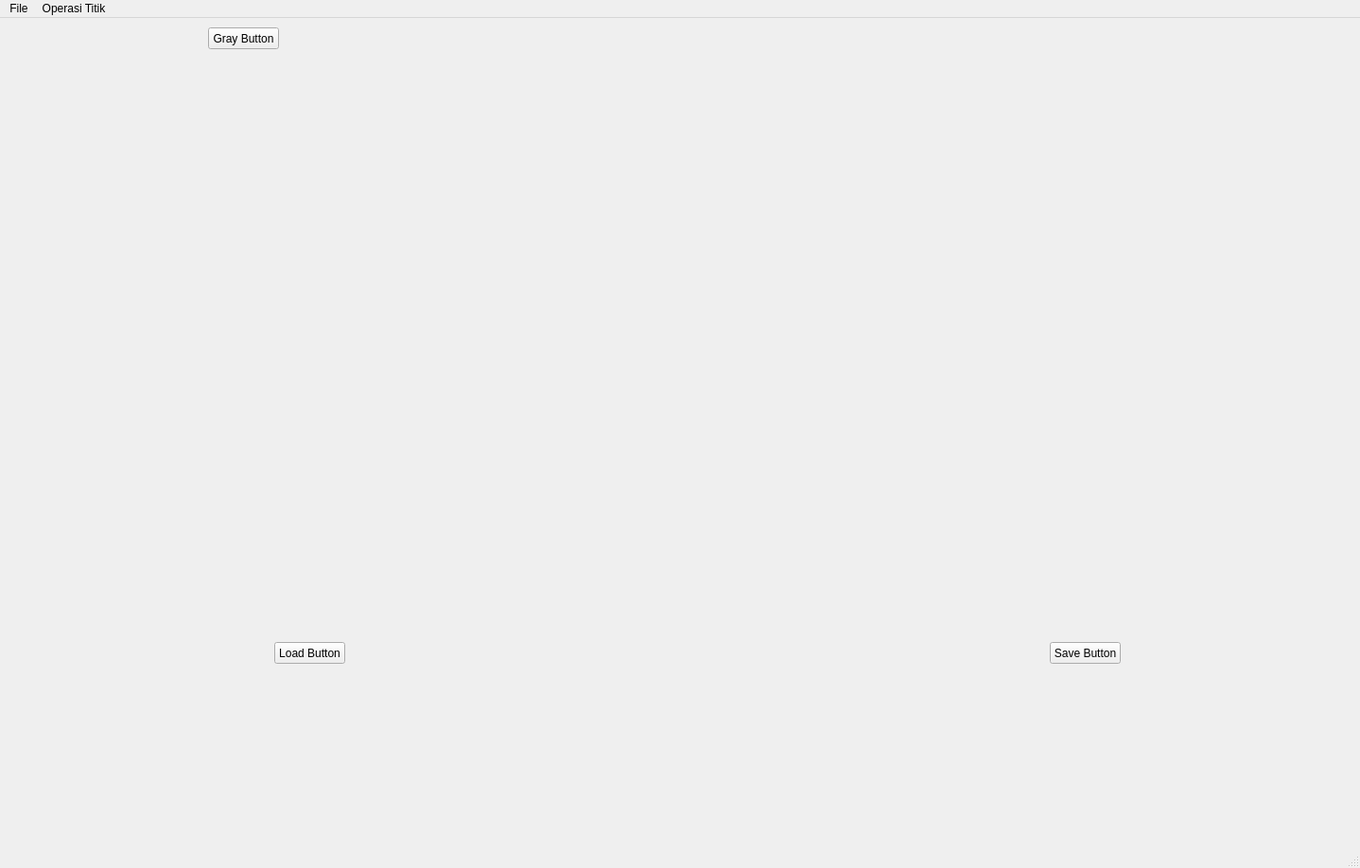
<?xml version="1.0" encoding="UTF-8"?>
<ui version="4.0">
 <class>MainWindow</class>
 <widget class="QMainWindow" name="MainWindow">
  <property name="geometry">
   <rect>
    <x>0</x>
    <y>0</y>
    <width>1438</width>
    <height>918</height>
   </rect>
  </property>
  <property name="windowTitle">
   <string>MainWindow</string>
  </property>
  <widget class="QWidget" name="centralwidget">
   <widget class="QPushButton" name="loadButton">
    <property name="geometry">
     <rect>
      <x>290</x>
      <y>660</y>
      <width>75</width>
      <height>23</height>
     </rect>
    </property>
    <property name="text">
     <string>Load Button</string>
    </property>
   </widget>
   <widget class="QLabel" name="imgLabel">
    <property name="geometry">
     <rect>
      <x>100</x>
      <y>170</y>
      <width>501</width>
      <height>451</height>
     </rect>
    </property>
    <property name="text">
     <string/>
    </property>
   </widget>
   <widget class="QPushButton" name="saveButton">
    <property name="geometry">
     <rect>
      <x>1110</x>
      <y>660</y>
      <width>75</width>
      <height>23</height>
     </rect>
    </property>
    <property name="text">
     <string>Save Button</string>
    </property>
   </widget>
   <widget class="QPushButton" name="GrayButton">
    <property name="geometry">
     <rect>
      <x>220</x>
      <y>10</y>
      <width>75</width>
      <height>23</height>
     </rect>
    </property>
    <property name="text">
     <string>Gray Button</string>
    </property>
   </widget>
   <widget class="QLabel" name="hasilLabel">
    <property name="geometry">
     <rect>
      <x>850</x>
      <y>180</y>
      <width>501</width>
      <height>451</height>
     </rect>
    </property>
    <property name="text">
     <string/>
    </property>
   </widget>
   <widget class="QLabel" name="imgLabel_2">
    <property name="geometry">
     <rect>
      <x>120</x>
      <y>230</y>
      <width>501</width>
      <height>451</height>
     </rect>
    </property>
    <property name="text">
     <string/>
    </property>
   </widget>
   <widget class="QLabel" name="hasilLabel_2">
    <property name="geometry">
     <rect>
      <x>810</x>
      <y>180</y>
      <width>501</width>
      <height>451</height>
     </rect>
    </property>
    <property name="text">
     <string/>
    </property>
   </widget>
  </widget>
  <widget class="QMenuBar" name="menubar">
   <property name="geometry">
    <rect>
     <x>0</x>
     <y>0</y>
     <width>1438</width>
     <height>22</height>
    </rect>
   </property>
   <widget class="QMenu" name="menuLoad_Image">
    <property name="title">
     <string>File</string>
    </property>
    <addaction name="actionLoad_Image"/>
    <addaction name="actionSave_image"/>
   </widget>
   <widget class="QMenu" name="menuSave_Image">
    <property name="title">
     <string>Operasi Titik</string>
    </property>
    <addaction name="actionGrayscale"/>
    <addaction name="actionBrightness"/>
    <addaction name="actionContrast"/>
    <addaction name="actionContrast_Stretching"/>
    <addaction name="actionNegative_Image"/>
    <addaction name="actionBiner_Image"/>
   </widget>
   <addaction name="menuLoad_Image"/>
   <addaction name="menuSave_Image"/>
  </widget>
  <widget class="QStatusBar" name="statusbar"/>
  <action name="actionLoad_Image">
   <property name="text">
    <string>Load Image</string>
   </property>
  </action>
  <action name="actionSave_image">
   <property name="text">
    <string>Save image</string>
   </property>
  </action>
  <action name="actionGrayscale">
   <property name="text">
    <string>Grayscale</string>
   </property>
  </action>
  <action name="actionBrightness">
   <property name="text">
    <string>Brightness</string>
   </property>
  </action>
  <action name="actionContrast">
   <property name="text">
    <string>Contrast</string>
   </property>
  </action>
  <action name="actionContrast_Stretching">
   <property name="text">
    <string>Contrast_Stretching</string>
   </property>
  </action>
  <action name="actionNegative_Image">
   <property name="text">
    <string>Negative_Image</string>
   </property>
  </action>
  <action name="actionBiner_Image">
   <property name="text">
    <string>Biner_Image</string>
   </property>
  </action>
 </widget>
 <resources/>
 <connections/>
</ui>
